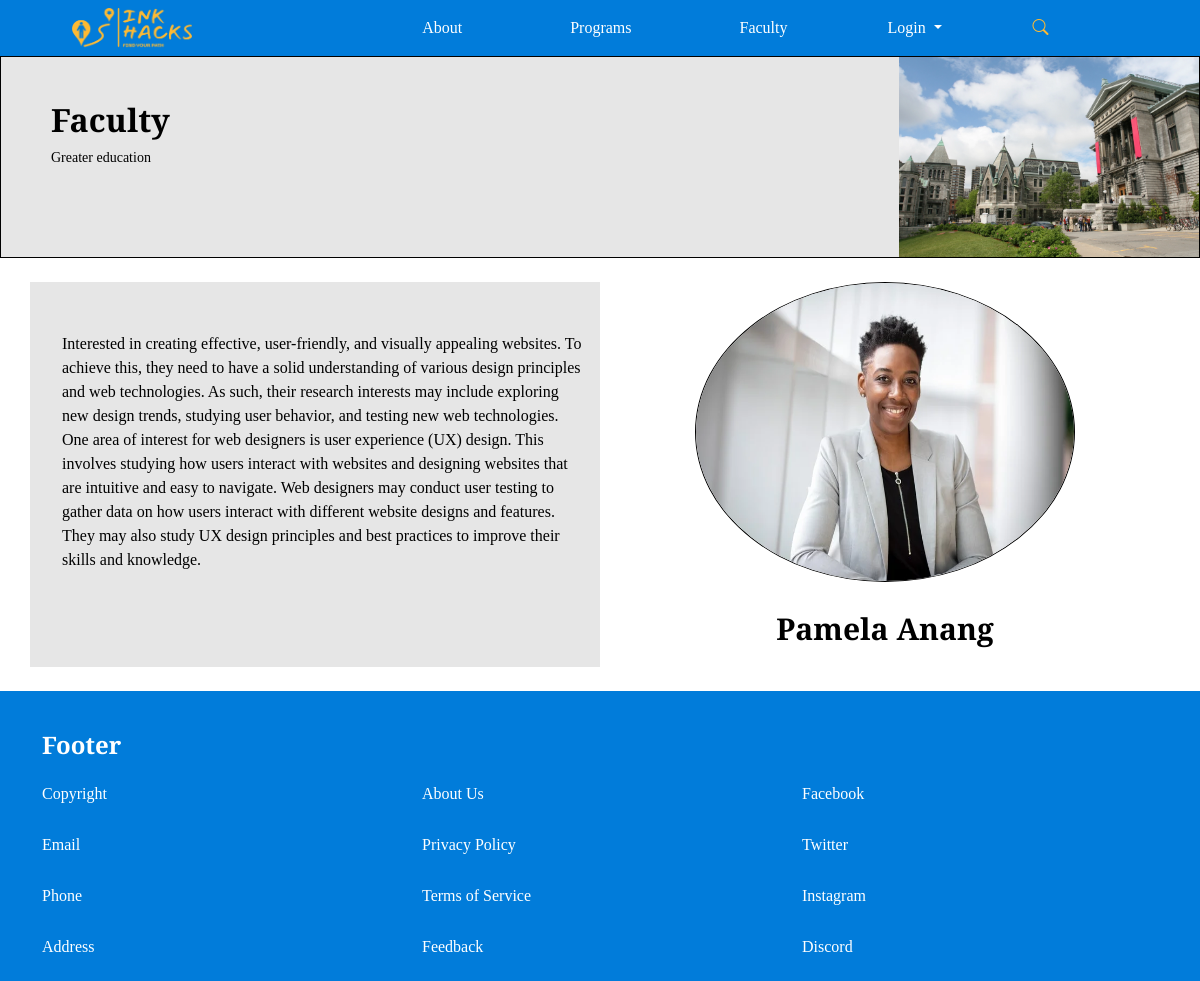
The page /profile.php?lid=1 on the database its author committed.
### tables this page shows
CREATE TABLE `lecturers` (
  `l_id` int(2) NOT NULL,
  `l_fname` varchar(225) NOT NULL,
  `l_email` varchar(225) NOT NULL,
  `l_number` varchar(225) NOT NULL,
  `l_password` varchar(225) NOT NULL,
  `l_description` text NOT NULL,
  `l_photo` varchar(300) DEFAULT NULL,
  `l_role` int(11) NOT NULL
);

### profile.php (the view, shortened to what this page needs)
<?php
include(dirname(__FILE__) . "/Settings/db.php");
include('header.php');
?>
<!Doctype html>
<html lang="en">
<head>
    <link href="https://cdn.jsdelivr.net/npm/bootstrap@5.0.2/dist/css/bootstrap.min.css" rel="stylesheet"
>
    <link rel="stylesheet" href="Assets/css/Mystyle.css" />
</head>
<body>
    <div id="main">
        <div class='container-fluid' id='cfluid' style='border:1px solid black;'>
            <div class='row'>
                <div class="col-10" style='padding-left:50px;height:20%;padding-top:20px'>
                    <br>
                    <h2><b>Faculty </b></h2>
                    <small>Greater education</small>
                </div>
                <div class="col-2" style='text-align:right;padding-right:0px;'>
                    <img id="floatRightClear" src="Assets/img/mgu.webp" alt="Card image cap" height='200px'>
                </div>
            </div>
        </div>
        <br>
        <div class="wrapper">
            <div class='container'>
                <div class='row'>
                    <?php
                    $lid = $_GET['lid'];
                    $query = "SELECT * FROM `lecturers` WHERE l_id = $lid";
                    $query_exc = $conn->query($query);
                    while ($results = $query_exc->fetch(PDO::FETCH_ASSOC)) {
                        ?>
                        <div class='col-6' style='text-align:left;background-color:#E6E6E6'>
                            <div style='color:black; padding-top:50px; padding-left:20px;'>
                                <?php echo $results['l_description'];
                                ?>
                            </div>
                        </div>
                        <div class='col-6' style='text-align:center;'>
                            <div>
                                <img height='300px' width='380px' src=" <?php echo $results['l_photo'];
                                ?>" alt="Card image cap" style='border:1px solid black;border-radius:50%'>
                            </div>̱̱
                            <div>
                                <p style='color:black;font-weight:bold;font-size:30px;'>
                                    <?php echo $results['l_fname'];
                                    ?>
                                </p>
                            </div>
                        </div>
                        <?php
                    }
                    ?>
                </div>
            </div>
        </div>
        <br>
    </div>
    <?php include('footer.php'); ?>
</body>
</html>

### Assets/css/Mystyle.css (style rules this page uses)
.container-fluid { background-color: #017CDA; color: white; font-family: 'Source Serif Pro'; }
body { color: white; font-family: 'Source Serif Pro'; }
#cfluid { background-color: #E6E6E6; color: black; font-family: 'Source Serif Pro'; }
#floatRightClear { float: right; font-family: 'Source Serif Pro'; }

### rows shown on the page
lecturers: l_description "Interested in creating effective, user-friendly, and visually appealing websites. To achieve this, they need to have a solid understanding of various design principles and web technologies. As such, their research interests may include exploring new design trends, studying user behavior, and testing new web technologies. One area of interest for web designers is user experience (UX) design. This involves studying how users interact with websites and designing websites that are intuitive and easy to navigate. Web designers may conduct user testing to gather data on how users interact with different website designs and features. They may also study UX design principles and best practices to…", l_photo (placeholder picture), l_fname "Pamela Anang"
